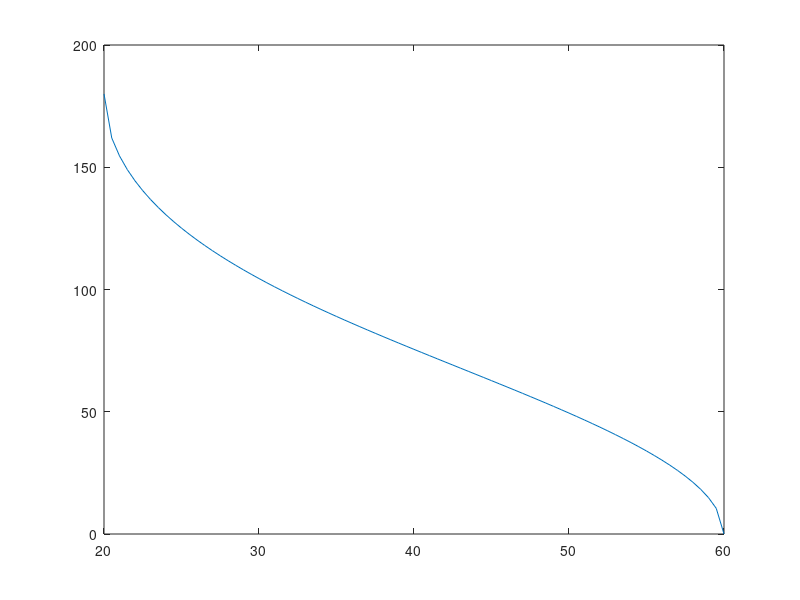

The MATLAB source for this figure:
a = 40; % [mm]
b = 20; % [mm]
alfa=[];
c = [20:0.5:60];

for i = 1:length(c)
  alfa = [alfa acosd( (c(i)^2+b^2-a^2)/(2*b*c(i)) )];
end
plot(c, alfa)

